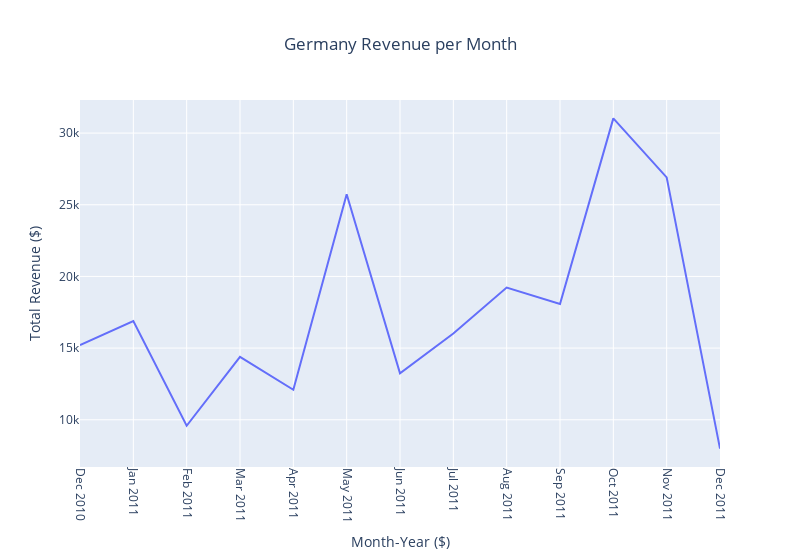

Source (notebook cell):
### Code cell
# Membuat grafik total revenue per bulan di negara German
fig = px.line(ger,
              x = ger['YearMonth'].dt.strftime('%b %Y'),
              y = 'Total Revenue ($)',
              title = 'Germany Revenue per Month')
fig.update_xaxes(tickangle = 90)
fig.update_layout(xaxis_title = 'Month-Year ($)', title_x = 0.5,width=800)
fig.show()

### Figure 1 — Plotly figure (JSON) as saved in the notebook; plotly's stock layout.template omitted (floating-point values rounded to 4 significant figures)
{"data": [{"hovertemplate": "x=%{x}<br>Total Revenue ($)=%{y}<extra></extra>", "legendgroup": "", "line": {"color": "#636efa", "dash": "solid"}, "marker": {"symbol": "circle"}, "mode": "lines", "name": "", "orientation": "v", "showlegend": false, "type": "scatter", "x": ["Dec 2010", "Jan 2011", "Feb 2011", "Mar 2011", "Apr 2011", "May 2011", "Jun 2011", "Jul 2011", "Aug 2011", "Sep 2011", "Oct 2011", "Nov 2011", "Dec 2011"], "xaxis": "x", "y": [15210.0, 16880.0, 9581.0, 14390.0, 12090.0, 25730.0, 13250.0, 16020.0, 19220.0, 18080.0, 31030.0, 26910.0, 7984.0], "yaxis": "y"}], "layout": {"legend": {"tracegroupgap": 0}, "title": {"text": "Germany Revenue per Month", "x": 0.5}, "width": 800, "xaxis": {"anchor": "y", "domain": [0, 1], "tickangle": 90, "title": {"text": "Month-Year ($)"}}, "yaxis": {"anchor": "x", "domain": [0, 1], "title": {"text": "Total Revenue ($)"}}}}
